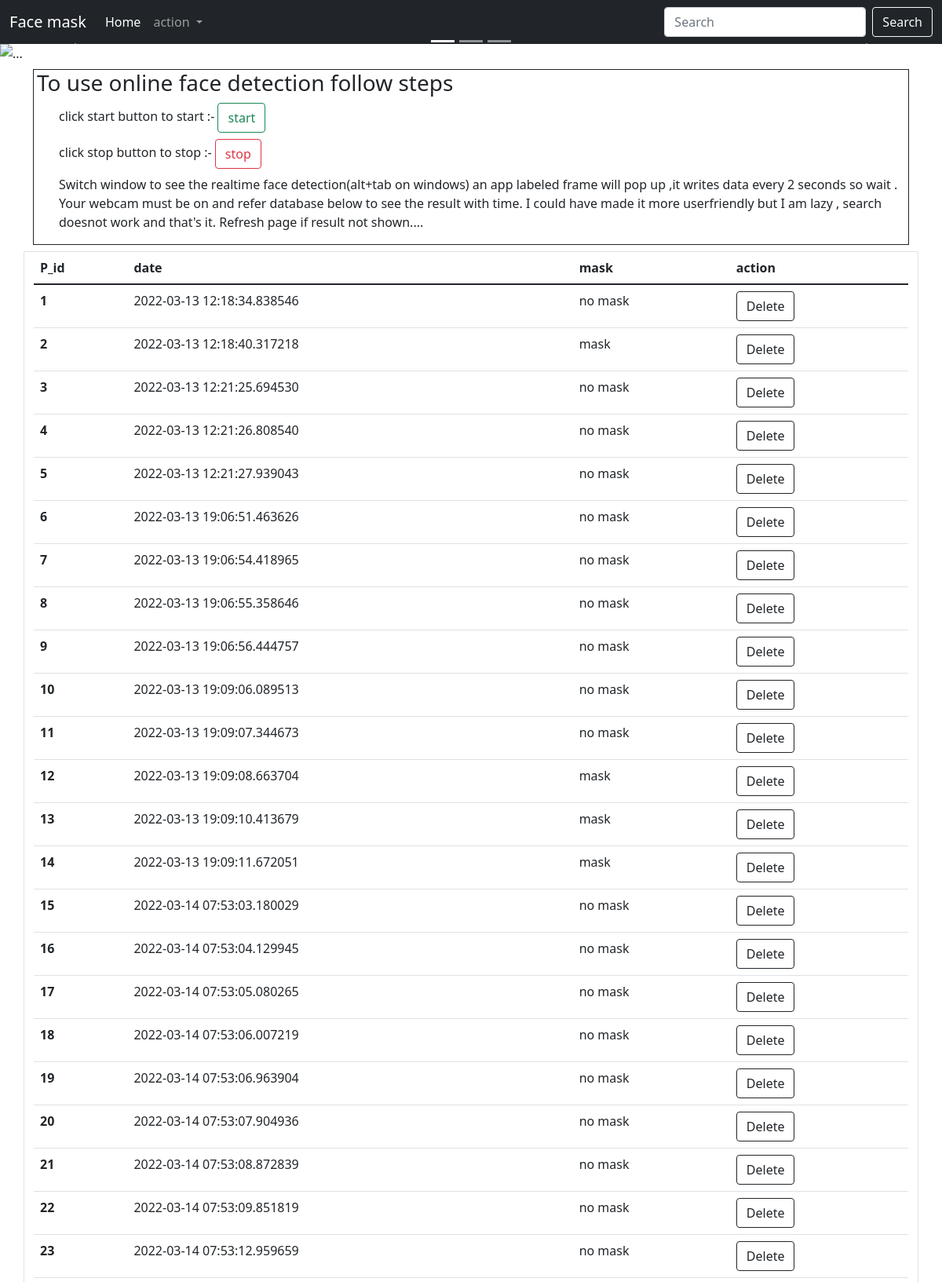
The page /display (upper part) on the database its author committed.
### project.py (models this page shows)
class wearmask(db.Model):
    __bind_key__ = 'wearmask'
    sno = db.Column(db.Integer, primary_key=True)
    Date = db.Column(db.DateTime, default=datetime.now)
    mask = db.Column(db.String(10))

### web.py (the view)
@web.route("/display")
def display():
    value = wearmask.query.all()
    return render_template("display.html", wearmask=value, )

### templates/display.html (shortened to what this page needs)
<!doctype html>
<html lang="en">
<head>
    <link href="https://cdn.jsdelivr.net/npm/bootstrap@5.1.3/dist/css/bootstrap.min.css" rel="stylesheet"
>
</head>
<body>
    <nav class="navbar navbar-expand-lg navbar-dark bg-dark">
        <div class="container-fluid">
            <a class="navbar-brand" href="#">Face mask </a>
            <div class="collapse navbar-collapse" id="navbarSupportedContent">
                <ul class="navbar-nav me-auto mb-2 mb-lg-0">
                    <li class="nav-item">
                        <a class="nav-link active" aria-current="page" href="#">Home</a>
                    </li>
                    <li class="nav-item dropdown">
                        <a class="nav-link dropdown-toggle" href="#" id="navbarDropdown" role="button"
                            data-bs-toggle="dropdown" aria-expanded="false">
                            action
                        </a>
                    </li>
                </ul>
                <form class="d-flex">
                    <input class="form-control me-2" type="search" placeholder="Search" aria-label="Search">
                    <button class="btn btn-outline-light" type="submit">Search</button>
                </form>
            </div>
        </div>
    </nav>
    <div id="carouselExampleIndicators" class="carousel slide" data-bs-ride="carousel">
        <div class="carousel-indicators">
            <button type="button" data-bs-target="#carouselExampleIndicators" data-bs-slide-to="0" class="active"
                aria-current="true" aria-label="Slide 1"></button>
            <button type="button" data-bs-target="#carouselExampleIndicators" data-bs-slide-to="1"
                aria-label="Slide 2"></button>
            <button type="button" data-bs-target="#carouselExampleIndicators" data-bs-slide-to="2"
                aria-label="Slide 3"></button>
        </div>
        <div class="carousel-inner">
            <div class="carousel-item active">
                <img src="/static/1.jpg" class="d-block w-100" alt="...">
            </div>
        </div>
        <button class="carousel-control-prev" type="button" data-bs-target="#carouselExampleIndicators"
            data-bs-slide="prev">
            <span class="carousel-control-prev-icon" aria-hidden="true"></span>
        </button>
        <button class="carousel-control-next" type="button" data-bs-target="#carouselExampleIndicators"
            data-bs-slide="next">
            <span class="carousel-control-next-icon" aria-hidden="true"></span>
        </button>
    </div>
<div class="container">
    <div class="border border-dark  my-2">
    <h3 class="mx-1">To use online face detection follow steps</h3>
    <ul style="list-style: none;"><li>
    click start button to start :-   <a class="btn btn-outline-success" href="/startdetectmask" role="button">start</a>
    </li>
    <li>
click stop button to stop :- <a class="btn btn-outline-danger my-2"  href="/stopdetectmask" role="button">stop</a>
    </li>
    <li>
       Switch window to see the realtime face detection(alt+tab on windows) an app labeled frame will pop up ,it writes data every 2 seconds so wait . Your webcam must be on  and refer database below to see the result with time. I could have made it more userfriendly but I am lazy , search doesnot work and that's it. Refresh page if result not shown....
    </li>
</ul>
</div>
</div>
<div class="container border"><table class="table">
    <thead>
        <tr>
            <th scope="col">P_id</th>
            <th scope="col">date</th>
            <th scope="col">mask</th>
            <th scope="col">action</th>
        </tr>
    </thead>
    <tbody>
        {% for entry in wearmask %}
        <tr>
            <th scope="row">{{loop.index}}</th>
            <td>{{entry.Date}}</td>
            <td>{{entry.mask}}</td>
            <td><a href="/delete/{{entry.sno}} " button type="submit" class="btn btn-outline-dark">Delete</button></td>
        </tr>
        {% endfor %}
</table></div>
</body>
</html>

### rows shown on the page
wearmask: Date "2022-03-13 12:18:34.838546", mask "no mask"
wearmask: Date "2022-03-13 12:18:40.317218", mask "mask"
wearmask: Date "2022-03-13 12:21:25.694530", mask "no mask"
wearmask: Date "2022-03-13 12:21:26.808540", mask "no mask"
wearmask: Date "2022-03-13 12:21:27.939043", mask "no mask"
wearmask: Date "2022-03-13 19:06:51.463626", mask "no mask"
wearmask: Date "2022-03-13 19:06:54.418965", mask "no mask"
wearmask: Date "2022-03-13 19:06:55.358646", mask "no mask"
wearmask: Date "2022-03-13 19:06:56.444757", mask "no mask"
wearmask: Date "2022-03-13 19:09:06.089513", mask "no mask"
wearmask: Date "2022-03-13 19:09:07.344673", mask "no mask"
wearmask: Date "2022-03-13 19:09:08.663704", mask "mask"
wearmask: Date "2022-03-13 19:09:10.413679", mask "mask"
wearmask: Date "2022-03-13 19:09:11.672051", mask "mask"
wearmask: Date "2022-03-14 07:53:03.180029", mask "no mask"
wearmask: Date "2022-03-14 07:53:04.129945", mask "no mask"
wearmask: Date "2022-03-14 07:53:05.080265", mask "no mask"
wearmask: Date "2022-03-14 07:53:06.007219", mask "no mask"
wearmask: Date "2022-03-14 07:53:06.963904", mask "no mask"
wearmask: Date "2022-03-14 07:53:07.904936", mask "no mask"
wearmask: Date "2022-03-14 07:53:08.872839", mask "no mask"
wearmask: Date "2022-03-14 07:53:09.851819", mask "no mask"
wearmask: Date "2022-03-14 07:53:12.959659", mask "no mask"
